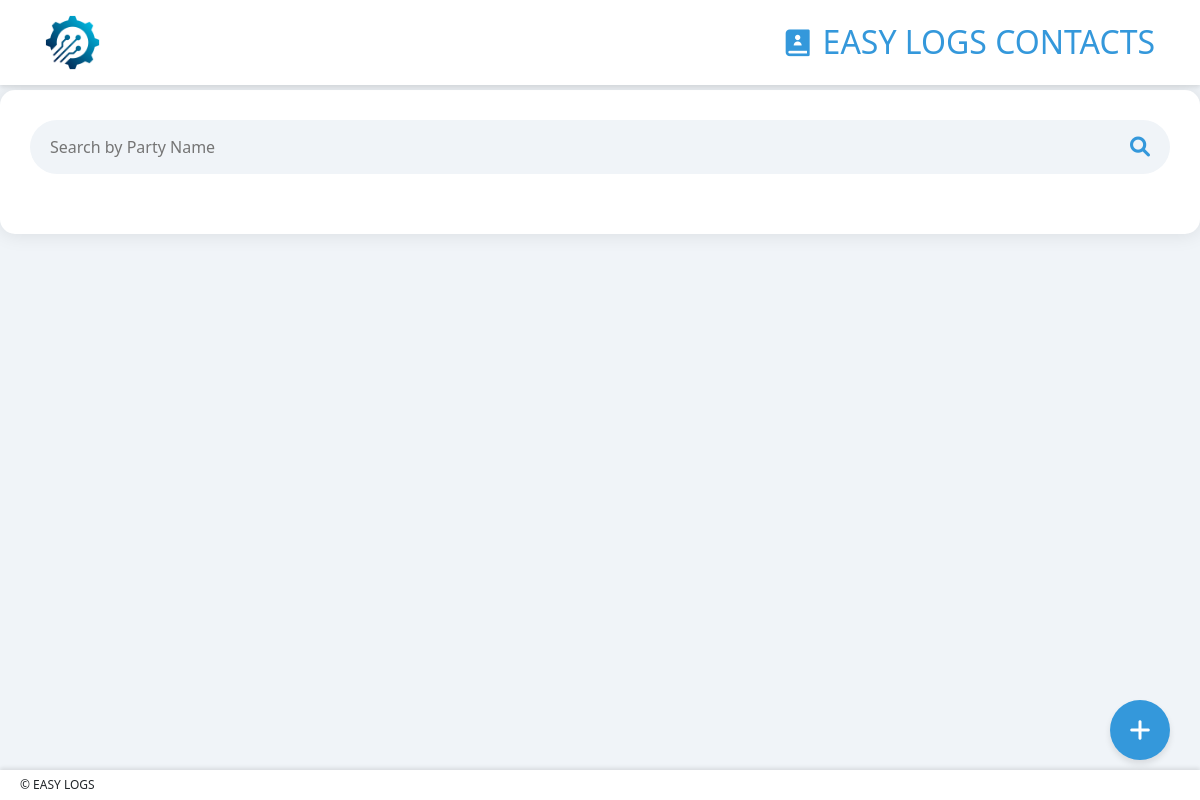
Page /create_contact/ on the earlier database version.
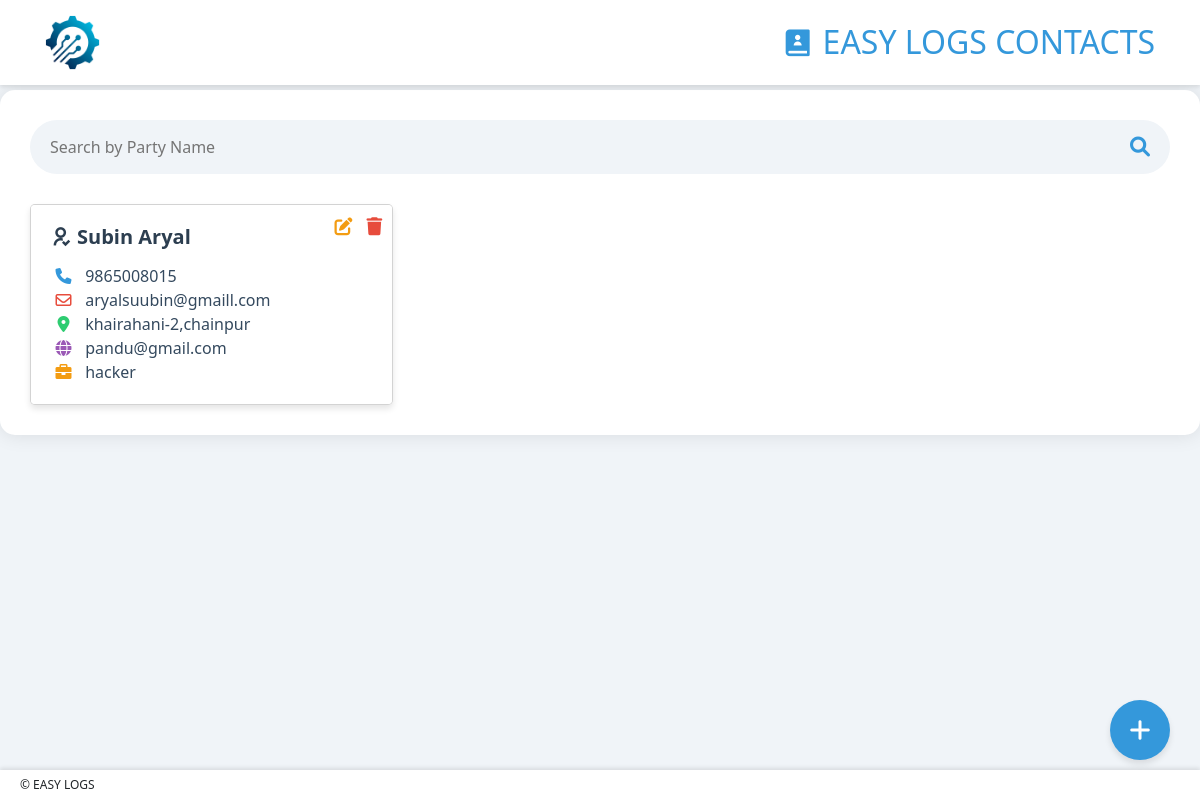
Same page on the later database version.
### database/models.py (models this page shows)
class Crm_Contacts (models.Model):
    contact_name = models.CharField(max_length=50 , null=True)
    contact_number = models.CharField(max_length=50 , null=True)
    email = models.CharField(max_length=50 , null=True)
    address = models.CharField(max_length=50 , null=True)
    website = models.CharField(max_length=50 , null=True)
    designaton = models.CharField(max_length=50 , null=True)

### database/views.py (the view, shortened to what this page needs)
# urls.py: path('create_contact/', views.create_contact, name='create_contact'),
def create_contact(request):
    contacts = Crm_Contacts.objects.all()  # Fetch all contacts to display in the table
    return render(request, "crm/Contacts.html", {'contacts': contacts})

### Templates/crm/Contacts.html (shortened to what this page needs)
{% load static %}
<!DOCTYPE html>
<html lang="en">
<head>
  <link
    href="https://cdn.jsdelivr.net/npm/remixicon@4.3.0/fonts/remixicon.css"
    rel="stylesheet"
  />
  <link rel="stylesheet" href="https://stackpath.bootstrapcdn.com/bootstrap/4.5.2/css/bootstrap.min.css">
  <link rel="stylesheet" href="https://cdnjs.cloudflare.com/ajax/libs/font-awesome/6.0.0/css/all.min.css">
  <link rel="stylesheet" href="https://cdnjs.cloudflare.com/ajax/libs/animate.css/4.1.1/animate.min.css">
</head>
<body>
  <header class="sticky-header">
    <div class="container">
      <div class="d-flex justify-content-between align-items-center">
        <a class="navbar-brand" href="/admin_dashboard">
          <img src="/static/images/Logo.png" alt="" id="nav-logo">
        </a>
        <h2 class="m-0" style="color: #3498db"><i class="ri-contacts-book-2-fill"></i> EASY LOGS CONTACTS</h2>
      </div>
    </div>
  </header>
  <div class="container todo-container">
    <div class="search-bar animate__animated animate__fadeInDown">
      <input type="text" class="search-input" id="searchInput" placeholder="Search by Party Name">
      <i class="fas fa-search search-icon"></i>
    </div>
    <div class="todo-list animate__animated animate__fadeInUp" id="todoList">
      {% for data in contacts %}
      <div class="card todo-item">
        <div class="card-body">
          <div class="card-icons">
            <i class="fas fa-edit card-icon edit-icon" data-toggle="modal" data-target="#editModal" data-id="{{data.id}}" data-name="{{data.contact_name}}" data-contact="{{data.contact_number}}" data-email="{{data.email}}" data-address="{{data.address}}" data-website="{{data.website}}" data-designation="{{data.designaton}}"></i>
            <a href="{% url "delete" data.id %}" id="delete" ><i class="fas fa-trash card-icon delete-icon"></i></a>
          </div>
          <h5 class="card-title"><i class="ri-user-follow-line"></i> {{data.contact_name}}</h5>
          <p class="card-text">
            <i class="fas fa-phone"></i> {{data.contact_number}}<br>
            <i class="far fa-envelope"></i> {{data.email}}<br>
            <i class="fas fa-map-marker-alt"></i> {{data.address}}<br>
            <i class="fas fa-globe"></i> {{data.website}}<br>
            <i class="fas fa-briefcase"></i> {{data.designaton}}
          </p>
        </div>
      </div>
      {% endfor %}
    </div>
  </div>
  <div class="sticky-footer">
    <div>&copy; EASY LOGS</div>
  </div>
  <button class="add-contact-btn" data-toggle="modal" data-target="#addModal"><i class="fas fa-plus"></i></button>
</body>
</html>

Differences in the rows shown:
added Crm_Contacts: contact_name "Subin Aryal", contact_number "9865008015", email "aryalsuubin@gmaill.com", address "khairahani-2,chainpur", website "pandu@gmail.com", designaton "hacker"
